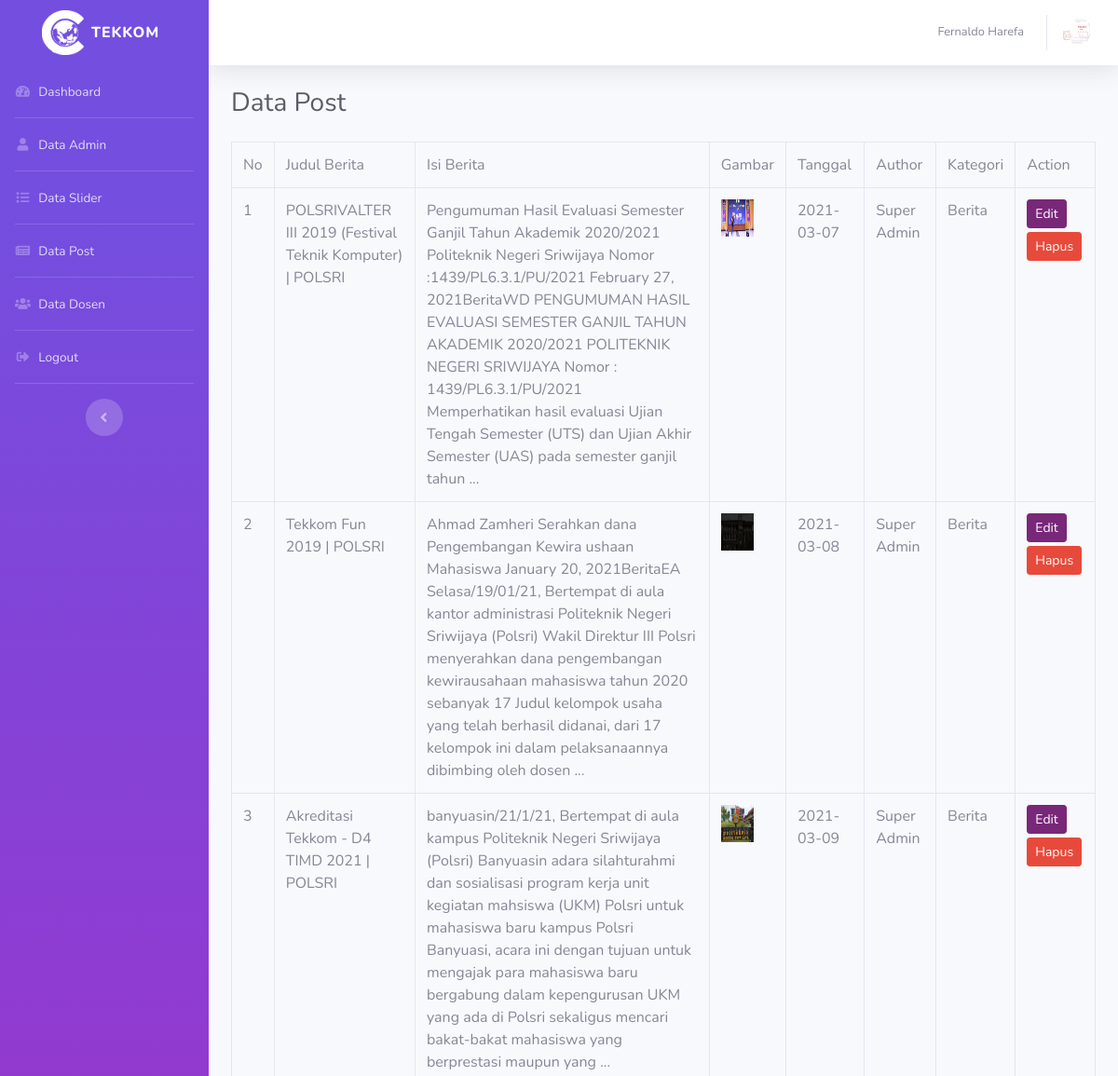
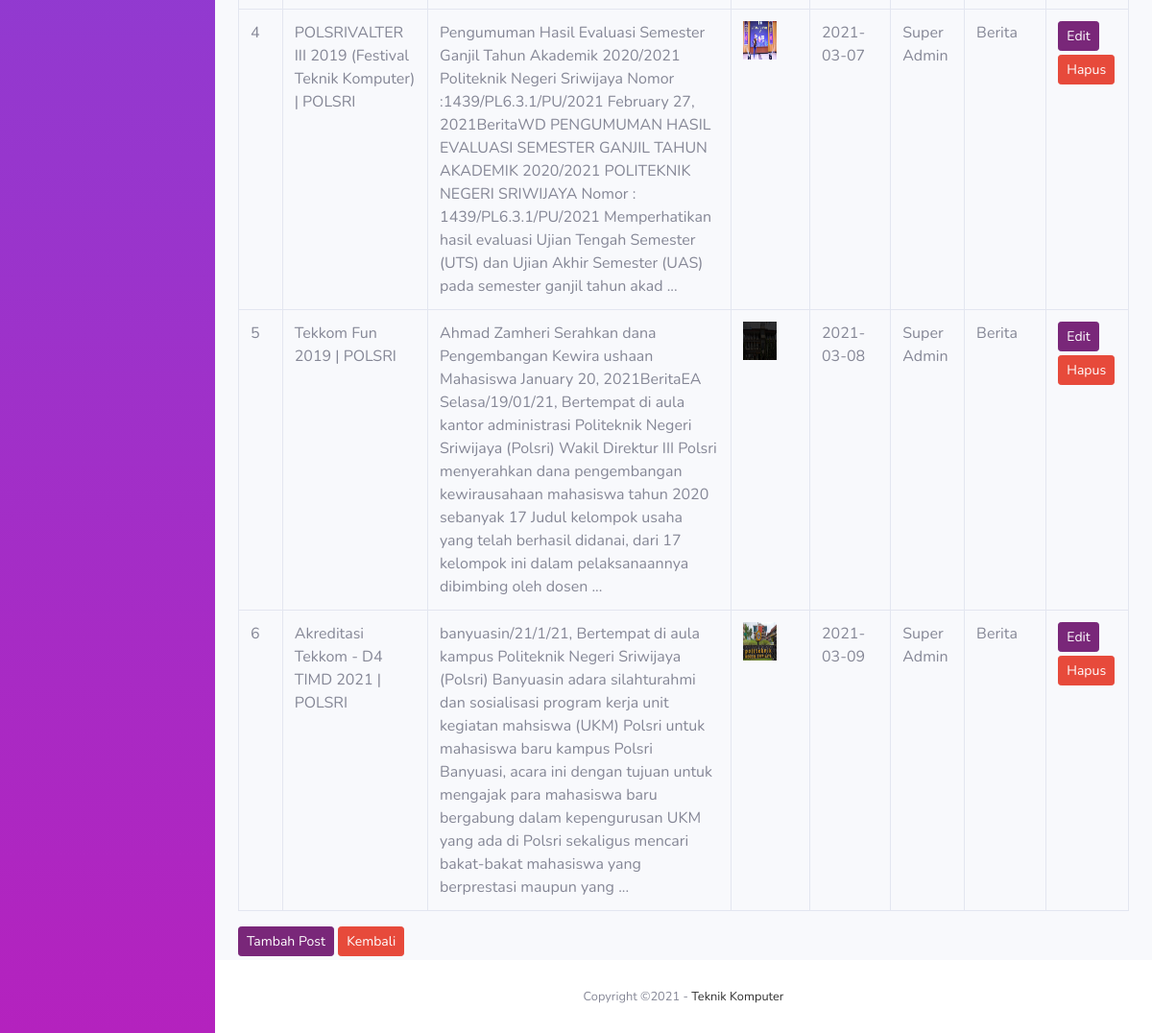
/login/admin/posting.php (signed in), run on the app's committed database (2 pictures, top to bottom).
### tables this page shows
CREATE TABLE `users` (
  `id` int(2) NOT NULL,
  `nama` varchar(50) NOT NULL,
  `username` varchar(50) NOT NULL,
  `password` varchar(100) NOT NULL,
  `foto` varchar(20) NOT NULL,
  `level` varchar(20) NOT NULL
);

CREATE TABLE `posting` (
  `id` int(24) NOT NULL,
  `judul` varchar(100) NOT NULL,
  `isi` text NOT NULL,
  `foto` varchar(20) NOT NULL,
  `tgl` date NOT NULL,
  `author` varchar(50) NOT NULL,
  `ktg` varchar(20) NOT NULL
);

### login/admin/posting.php (the view, shortened to what this page needs)
<?php include('../../assets/config/auto_load.php'); ?>
<?php include('../template/header.php'); ?>
<div class="container-fluid">
    <h1 class="h3 mb-4 text-gray-800">Data Post</h1>
    <div class="row">
        <div class="col-md-12 table-responsive">
            <table class="table table-bordered table-hover">
                <tr>
                    <td>No</td>
                    <td>Judul Berita</td>
                    <td>Isi Berita</td>
                    <td>Gambar</td>
                    <td>Tanggal</td>
                    <td>Author</td>
                    <td>Kategori</td>
                    <td>Action</td>
                </tr>
                <?php
        $no = 1;
        $query = mysqli_query($koneksi, "Select * from posting");
        while($p = mysqli_fetch_array($query)) { ?>
                <tr>
                    <td><?= $no++ ?></td>
                    <td><?= $p['judul'] ?></td>
                    <td><?= substr($p['isi'],0,400).' ...'?></td>
                    <td><img src="../../assets/images/berita/<?=$p['foto'] ?>" width="35" height="40"></td>
                    <td><?= $p['tgl'] ?></td>
                    <td><?= $p['author'] ?></td>
                    <td><?= $p['ktg'] ?></td>
                    <td>
                        <a href="" class="btn btn-primary btn-sm mb-1" data-toggle="modal"
                            data-target="#modalEdit_<?= $p['id'] ?>">Edit</a>
                        <a href="" class="btn btn-danger btn-sm mb-1" data-toggle="modal"
                            data-target="#modalHapus_<?= $p['id'] ?>">Hapus</a>
                    </td>
                </tr>
        </div>
        <div class="modal fade" id="modalHapus_<?= $p['id'] ?>" tabindex="-1" role="dialog"
            aria-labelledby="exampleModalLabel" aria-hidden="true">
            <div class="modal-dialog" role="document">
                <div class="modal-content">
                    <div class="modal-body">
                        <p>Anda akan menghapus data ini dengan judul "<?= $p['judul'] ?>". <br>
                            <b> DATA AKAN DIHAPUS PERMANEN.<b>
                        </p>
                    </div>
                </div>
            </div>
        </div>
        <div class="modal fade" id="modalEdit_<?= $p['id'] ?>" tabindex="-1" role="dialog"
            aria-labelledby="exampleModalLabel" aria-hidden="true">
            <?php }
        ?>
            <a href="" class="btn btn-primary btn-sm mb-1" data-toggle="modal" data-target="#modalvalidasi">Tambah
                Post</a>
            <a href="dashboard.php" class="btn btn-danger btn-sm mb-1">Kembali</a>
        </div>
    </div>
</div>
<?php include('../template/footer.php'); ?>

### login/template/header.php (shortened to what this page needs)
<?php
include '../../assets/config/koneksi.php';
?>
<!DOCTYPE html>
<html lang="en">
<head>
    <link href="../../assets/vendor/fontawesome-free/css/all.min.css" rel="stylesheet" type="text/css">
    <link href="../../assets/css/sb-admin-2.min.css" rel="stylesheet">
    <link href="../assets/vendor/datepicker/css/bootstrap-datepicker.css" rel="stylesheet">
</head>
<body id="page-top">
    <div id="wrapper">
        <ul class="navbar-nav bg-gradient-primary sidebar sidebar-dark accordion" id="accordionSidebar">
            <a class="sidebar-brand d-flex align-items-center justify-content-center text-center" href="dashboard.php">
                <div class="sidebar-brand-icon rotate-n-20 ">
                    <img src="http://localhost/tekkom/assets/images/logo/logo3.png" alt="" width="45px"
                        class="img-fluid">
                </div>
                <div class="sidebar-brand-text mx-2">TEKKOM</div>
            </a>
            <?php if($_SESSION['level'] == 'Super Admin') { ?>
            <li class="nav-item">
                <a class="nav-link" href="dashboard.php">
                    <i class="fas fa-fw fa-tachometer-alt"></i>
                    <span>Dashboard</span></a>
            </li>
            <hr class="sidebar-divider my-0">
            <li class="nav-item">
                <a class="nav-link" href="admin.php">
                    <i class="fas fa-fw fa-user"></i>
                    <span>Data Admin</span></a>
            </li>
            <hr class="sidebar-divider my-0">
            <li class="nav-item">
                <a class="nav-link" href="slider.php">
                    <i class="fas fa-fw fa-list"></i>
                    <span>Data Slider</span></a>
            </li>
            <hr class="sidebar-divider my-0">
            <li class="nav-item">
                <a class="nav-link" href="posting.php">
                    <i class="fas fa-fw fa-newspaper"></i>
                    <span>Data Post</span></a>
            </li>
            <hr class="sidebar-divider my-0">
            <li class="nav-item">
                <a class="nav-link" href="dosen.php">
                    <i class="fas fa-fw fa-users"></i>
                    <span>Data Dosen</span></a>
            </li>
            <?php } else{ ?>
            <li class="nav-item">
                <a class="nav-link" href="dashboard.php">
                    <i class="fas fa-fw fa-tachometer-alt"></i>
                    <span>Dashboard</span></a>
            </li>
            <hr class="sidebar-divider my-0">
            <li class="nav-item">
                <a class="nav-link" href="admin.php">
                    <i class="fas fa-fw fa-user"></i>
                    <span>Data Admin</span></a>
            </li>
            <hr class="sidebar-divider my-0">
            <li class="nav-item">
                <a class="nav-link" href="slider.php">
                    <i class="fas fa-fw fa-list"></i>
                    <span>Data Slider</span></a>
            </li>
            <hr class="sidebar-divider my-0">
            <li class="nav-item">
                <a class="nav-link" href="posting.php">
                    <i class="fas fa-fw fa-newspaper"></i>
                    <span>Data Post</span></a>
            </li>
            <hr class="sidebar-divider my-0">
            <li class="nav-item">
                <a class="nav-link" href="dosen.php">
                    <i class="fas fa-fw fa-users"></i>
                    <span>Data Dosen</span></a>
            </li>
            <?php } ?>
            <hr class="sidebar-divider my-0">
            <li class="nav-item">
                <a class="nav-link" href="#" data-toggle="modal" data-target="#logoutModal">
                    <i class="fas fa-fw fa-sign-out-alt"></i>
                    <span>Logout</span></a>
            </li>
            <hr class="sidebar-divider d-none d-md-block">
            <div class="text-center d-none d-md-inline">
                <button class="rounded-circle border-0" id="sidebarToggle"></button>
            </div>
        </ul>
        <div id="content-wrapper" class="d-flex flex-column">
            <div id="content">
                <nav class="navbar navbar-expand navbar-light bg-white topbar mb-4 static-top shadow">
                    <ul class="navbar-nav ml-auto">
                        <?php
            $query = mysqli_query($koneksi, "Select * from users where id = '$_SESSION[id_users]'");
            $u = mysqli_fetch_array($query);
            ?>
                        <li class="nav-item dropdown no-arrow">
                            <a class="nav-link dropdown-toggle" href="#" id="userDropdown" role="button"
                                data-toggle="dropdown" aria-haspopup="true" aria-expanded="false">
                                <span
                                    class="mr-2 d-none d-lg-inline text-gray-600 small"><?php echo $u['nama']; ?></span>
                                <img class="img-profile rounded-circle "
                                    src="../../assets/images/admin/<?php echo $u['foto'] ?>">
                            </a>
                        </li>
                    </ul>
                </nav>

### data on the page
users: nama "Fernaldo Harefa", foto (picture)
posting: judul "POLSRIVALTER III 2019 (Festival Teknik Komputer) | POLSRI", isi "Pengumuman Hasil Evaluasi Semester Ganjil Tahun Akademik 2020/2021 Politeknik Negeri Sriwijaya Nomor :1439/PL6.3.1/PU/2021 February 27, 2021BeritaWD PENGUMUMAN HASIL EVALUASI SEMESTER GANJIL TAHUN AKADEMIK 2020/2021 POLITEKNIK NEGERI SRIWIJAYA Nomor : 1439/PL6.3.1/PU/2021 Memperhatikan hasil evaluasi Ujian Tengah Semester (UTS) dan Ujian Akhir Semester (UAS) pada semester ganjil tahun", foto (picture), tgl "2021-03-07", author "Super Admin", ktg "Berita"
posting: judul "Tekkom Fun 2019 | POLSRI", isi "Ahmad Zamheri Serahkan dana Pengembangan Kewira ushaan Mahasiswa January 20, 2021BeritaEA Selasa/19/01/21, Bertempat di aula kantor administrasi Politeknik Negeri Sriwijaya (Polsri) Wakil Direktur III Polsri menyerahkan dana pengembangan kewirausahaan mahasiswa tahun 2020 sebanyak 17 Judul kelompok usaha yang telah berhasil didanai, dari 17 kelompok ini dalam pelaksanaannya dibimbing oleh dosen", foto (picture), tgl "2021-03-08", author "Super Admin", ktg "Berita"
posting: judul "Akreditasi Tekkom - D4 TIMD 2021 | POLSRI", isi "banyuasin/21/1/21, Bertempat di aula kampus Politeknik Negeri Sriwijaya (Polsri) Banyuasin adara silahturahmi dan sosialisasi program kerja unit kegiatan mahsiswa (UKM) Polsri untuk mahasiswa baru kampus Polsri Banyuasi, acara ini dengan tujuan untuk mengajak para mahasiswa baru bergabung dalam kepengurusan UKM yang ada di Polsri sekaligus mencari bakat-bakat mahasiswa yang berprestasi maupun yang", foto (picture), tgl "2021-03-09", author "Super Admin", ktg "Berita"
posting: judul "POLSRIVALTER III 2019 (Festival Teknik Komputer) | POLSRI", isi "Pengumuman Hasil Evaluasi Semester Ganjil Tahun Akademik 2020/2021 Politeknik Negeri Sriwijaya Nomor :1439/PL6.3.1/PU/2021 February 27, 2021BeritaWD PENGUMUMAN HASIL EVALUASI SEMESTER GANJIL TAHUN AKADEMIK 2020/2021 POLITEKNIK NEGERI SRIWIJAYA Nomor : 1439/PL6.3.1/PU/2021 Memperhatikan hasil evaluasi Ujian Tengah Semester (UTS) dan Ujian Akhir Semester (UAS) pada semester ganjil tahun akad", foto (picture), tgl "2021-03-07", author "Super Admin", ktg "Berita"
posting: judul "Tekkom Fun 2019 | POLSRI", isi "Ahmad Zamheri Serahkan dana Pengembangan Kewira ushaan Mahasiswa January 20, 2021BeritaEA Selasa/19/01/21, Bertempat di aula kantor administrasi Politeknik Negeri Sriwijaya (Polsri) Wakil Direktur III Polsri menyerahkan dana pengembangan kewirausahaan mahasiswa tahun 2020 sebanyak 17 Judul kelompok usaha yang telah berhasil didanai, dari 17 kelompok ini dalam pelaksanaannya dibimbing oleh dosen", foto (picture), tgl "2021-03-08", author "Super Admin", ktg "Berita"
posting: judul "Akreditasi Tekkom - D4 TIMD 2021 | POLSRI", isi "banyuasin/21/1/21, Bertempat di aula kampus Politeknik Negeri Sriwijaya (Polsri) Banyuasin adara silahturahmi dan sosialisasi program kerja unit kegiatan mahsiswa (UKM) Polsri untuk mahasiswa baru kampus Polsri Banyuasi, acara ini dengan tujuan untuk mengajak para mahasiswa baru bergabung dalam kepengurusan UKM yang ada di Polsri sekaligus mencari bakat-bakat mahasiswa yang berprestasi maupun yang", foto (picture), tgl "2021-03-09", author "Super Admin", ktg "Berita"
